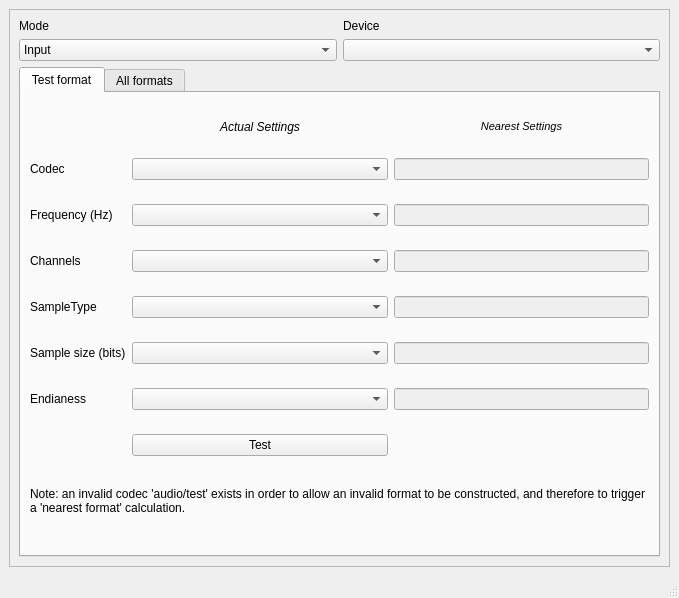
<?xml version="1.0" encoding="UTF-8"?>
<ui version="4.0">
 <class>AudioDevicesBase</class>
 <widget class="QMainWindow" name="AudioDevicesBase">
  <property name="geometry">
   <rect>
    <x>0</x>
    <y>0</y>
    <width>679</width>
    <height>598</height>
   </rect>
  </property>
  <property name="windowTitle">
   <string>Audio Devices</string>
  </property>
  <widget class="QWidget" name="centralwidget">
   <layout class="QVBoxLayout" name="verticalLayout">
    <item>
     <widget class="QScrollArea" name="scrollArea">
      <property name="sizePolicy">
       <sizepolicy hsizetype="Expanding" vsizetype="Expanding">
        <horstretch>0</horstretch>
        <verstretch>0</verstretch>
       </sizepolicy>
      </property>
      <property name="widgetResizable">
       <bool>true</bool>
      </property>
      <widget class="QWidget" name="scrollAreaWidgetContents">
       <property name="geometry">
        <rect>
         <x>0</x>
         <y>0</y>
         <width>659</width>
         <height>558</height>
        </rect>
       </property>
       <layout class="QGridLayout" name="gridLayout_4">
        <item row="0" column="0">
         <layout class="QGridLayout" name="gridLayout_2">
          <item row="0" column="0">
           <widget class="QLabel" name="modeLabel">
            <property name="text">
             <string>Mode</string>
            </property>
           </widget>
          </item>
          <item row="0" column="1">
           <widget class="QLabel" name="deviceLabel">
            <property name="text">
             <string>Device</string>
            </property>
           </widget>
          </item>
          <item row="1" column="0">
           <widget class="QComboBox" name="modeBox">
            <item>
             <property name="text">
              <string>Input</string>
             </property>
            </item>
            <item>
             <property name="text">
              <string>Output</string>
             </property>
            </item>
           </widget>
          </item>
          <item row="1" column="1">
           <widget class="QComboBox" name="deviceBox"/>
          </item>
          <item row="2" column="0" colspan="2">
           <widget class="QTabWidget" name="tabWidget">
            <property name="currentIndex">
             <number>0</number>
            </property>
            <widget class="QWidget" name="testFormatTab">
             <attribute name="title">
              <string>Test format</string>
             </attribute>
             <layout class="QGridLayout" name="gridLayout">
              <item row="0" column="1">
               <widget class="QLabel" name="actualLabel">
                <property name="sizePolicy">
                 <sizepolicy hsizetype="Preferred" vsizetype="Fixed">
                  <horstretch>0</horstretch>
                  <verstretch>0</verstretch>
                 </sizepolicy>
                </property>
                <property name="frameShape">
                 <enum>QFrame::NoFrame</enum>
                </property>
                <property name="frameShadow">
                 <enum>QFrame::Plain</enum>
                </property>
                <property name="text">
                 <string>&lt;i&gt;Actual Settings&lt;/i&gt;</string>
                </property>
                <property name="textFormat">
                 <enum>Qt::RichText</enum>
                </property>
                <property name="alignment">
                 <set>Qt::AlignCenter</set>
                </property>
               </widget>
              </item>
              <item row="0" column="2">
               <widget class="QLabel" name="nearestLabel">
                <property name="sizePolicy">
                 <sizepolicy hsizetype="Preferred" vsizetype="Fixed">
                  <horstretch>0</horstretch>
                  <verstretch>0</verstretch>
                 </sizepolicy>
                </property>
                <property name="frameShape">
                 <enum>QFrame::NoFrame</enum>
                </property>
                <property name="frameShadow">
                 <enum>QFrame::Plain</enum>
                </property>
                <property name="text">
                 <string>&lt;!DOCTYPE HTML PUBLIC &quot;-//W3C//DTD HTML 4.0//EN&quot; &quot;http://www.w3.org/TR/REC-html40/strict.dtd&quot;&gt;
&lt;html&gt;&lt;head&gt;&lt;meta name=&quot;qrichtext&quot; content=&quot;1&quot; /&gt;&lt;style type=&quot;text/css&quot;&gt;
p, li { white-space: pre-wrap; }
&lt;/style&gt;&lt;/head&gt;&lt;body style=&quot; font-family:'MS Shell Dlg 2'; font-size:8.25pt; font-weight:400; font-style:normal;&quot;&gt;
&lt;p style=&quot; margin-top:0px; margin-bottom:0px; margin-left:0px; margin-right:0px; -qt-block-indent:0; text-indent:0px;&quot;&gt;&lt;span style=&quot; font-style:italic;&quot;&gt;Nearest Settings&lt;/span&gt;&lt;/p&gt;&lt;/body&gt;&lt;/html&gt;</string>
                </property>
                <property name="textFormat">
                 <enum>Qt::RichText</enum>
                </property>
                <property name="alignment">
                 <set>Qt::AlignCenter</set>
                </property>
               </widget>
              </item>
              <item row="3" column="1">
               <widget class="QComboBox" name="sampleRateBox">
                <property name="sizePolicy">
                 <sizepolicy hsizetype="Expanding" vsizetype="Fixed">
                  <horstretch>0</horstretch>
                  <verstretch>0</verstretch>
                 </sizepolicy>
                </property>
               </widget>
              </item>
              <item row="3" column="2">
               <widget class="QLineEdit" name="nearestSampleRate">
                <property name="enabled">
                 <bool>false</bool>
                </property>
               </widget>
              </item>
              <item row="5" column="1">
               <widget class="QComboBox" name="channelsBox"/>
              </item>
              <item row="5" column="2">
               <widget class="QLineEdit" name="nearestChannel">
                <property name="enabled">
                 <bool>false</bool>
                </property>
               </widget>
              </item>
              <item row="9" column="1">
               <widget class="QComboBox" name="sampleSizesBox"/>
              </item>
              <item row="9" column="2">
               <widget class="QLineEdit" name="nearestSampleSize">
                <property name="enabled">
                 <bool>false</bool>
                </property>
               </widget>
              </item>
              <item row="14" column="1">
               <widget class="QComboBox" name="endianBox"/>
              </item>
              <item row="14" column="2">
               <widget class="QLineEdit" name="nearestEndian">
                <property name="enabled">
                 <bool>false</bool>
                </property>
               </widget>
              </item>
              <item row="15" column="1">
               <widget class="QPushButton" name="testButton">
                <property name="text">
                 <string>Test</string>
                </property>
               </widget>
              </item>
              <item row="15" column="2">
               <widget class="QLabel" name="testResult">
                <property name="text">
                 <string/>
                </property>
               </widget>
              </item>
              <item row="3" column="0">
               <widget class="QLabel" name="actualFreqLabel">
                <property name="text">
                 <string>Frequency (Hz)</string>
                </property>
               </widget>
              </item>
              <item row="5" column="0">
               <widget class="QLabel" name="actualChannelLabel">
                <property name="text">
                 <string>Channels</string>
                </property>
               </widget>
              </item>
              <item row="9" column="0">
               <widget class="QLabel" name="actualSampleSizeLabel">
                <property name="text">
                 <string>Sample size (bits)</string>
                </property>
               </widget>
              </item>
              <item row="14" column="0">
               <widget class="QLabel" name="actualEndianLabel">
                <property name="text">
                 <string>Endianess</string>
                </property>
               </widget>
              </item>
              <item row="16" column="0" colspan="3">
               <widget class="QLabel" name="label">
                <property name="sizePolicy">
                 <sizepolicy hsizetype="Preferred" vsizetype="Fixed">
                  <horstretch>0</horstretch>
                  <verstretch>0</verstretch>
                 </sizepolicy>
                </property>
                <property name="text">
                 <string>Note: an invalid codec 'audio/test' exists in order to allow an invalid format to be constructed, and therefore to trigger a 'nearest format' calculation.</string>
                </property>
                <property name="wordWrap">
                 <bool>true</bool>
                </property>
               </widget>
              </item>
              <item row="2" column="0">
               <widget class="QLabel" name="actualCodecLabel">
                <property name="text">
                 <string>Codec</string>
                </property>
               </widget>
              </item>
              <item row="2" column="2">
               <widget class="QLineEdit" name="nearestCodec">
                <property name="enabled">
                 <bool>false</bool>
                </property>
               </widget>
              </item>
              <item row="2" column="1">
               <widget class="QComboBox" name="codecsBox"/>
              </item>
              <item row="6" column="0">
               <widget class="QLabel" name="actualSampleTypeLabel">
                <property name="text">
                 <string>SampleType</string>
                </property>
               </widget>
              </item>
              <item row="6" column="1">
               <widget class="QComboBox" name="sampleTypesBox"/>
              </item>
              <item row="6" column="2">
               <widget class="QLineEdit" name="nearestSampleType">
                <property name="enabled">
                 <bool>false</bool>
                </property>
               </widget>
              </item>
             </layout>
            </widget>
            <widget class="QWidget" name="tab">
             <attribute name="title">
              <string>All formats</string>
             </attribute>
             <layout class="QVBoxLayout" name="verticalLayout_2">
              <item>
               <widget class="QPushButton" name="populateTableButton">
                <property name="text">
                 <string>Populate table</string>
                </property>
               </widget>
              </item>
              <item>
               <widget class="QTableWidget" name="allFormatsTable">
                <property name="editTriggers">
                 <set>QAbstractItemView::NoEditTriggers</set>
                </property>
                <property name="dragDropOverwriteMode">
                 <bool>false</bool>
                </property>
                <property name="selectionMode">
                 <enum>QAbstractItemView::NoSelection</enum>
                </property>
                <property name="selectionBehavior">
                 <enum>QAbstractItemView::SelectItems</enum>
                </property>
                <property name="textElideMode">
                 <enum>Qt::ElideNone</enum>
                </property>
                <property name="sortingEnabled">
                 <bool>false</bool>
                </property>
                <property name="wordWrap">
                 <bool>false</bool>
                </property>
                <property name="cornerButtonEnabled">
                 <bool>false</bool>
                </property>
                <attribute name="horizontalHeaderHighlightSections">
                 <bool>false</bool>
                </attribute>
                <attribute name="verticalHeaderVisible">
                 <bool>false</bool>
                </attribute>
                <attribute name="verticalHeaderHighlightSections">
                 <bool>false</bool>
                </attribute>
                <column>
                 <property name="text">
                  <string>Codec</string>
                 </property>
                 <property name="textAlignment">
                  <set>AlignHCenter|AlignVCenter|AlignCenter</set>
                 </property>
                </column>
                <column>
                 <property name="text">
                  <string>Frequency (Hz)</string>
                 </property>
                 <property name="textAlignment">
                  <set>AlignHCenter|AlignVCenter|AlignCenter</set>
                 </property>
                </column>
                <column>
                 <property name="text">
                  <string>Channels</string>
                 </property>
                 <property name="textAlignment">
                  <set>AlignHCenter|AlignVCenter|AlignCenter</set>
                 </property>
                </column>
                <column>
                 <property name="text">
                  <string>Sample type</string>
                 </property>
                 <property name="textAlignment">
                  <set>AlignHCenter|AlignVCenter|AlignCenter</set>
                 </property>
                </column>
                <column>
                 <property name="text">
                  <string>Sample size (bits)</string>
                 </property>
                 <property name="textAlignment">
                  <set>AlignHCenter|AlignVCenter|AlignCenter</set>
                 </property>
                </column>
                <column>
                 <property name="text">
                  <string>Endianness</string>
                 </property>
                 <property name="textAlignment">
                  <set>AlignHCenter|AlignVCenter|AlignCenter</set>
                 </property>
                </column>
               </widget>
              </item>
             </layout>
            </widget>
           </widget>
          </item>
         </layout>
        </item>
       </layout>
      </widget>
     </widget>
    </item>
   </layout>
  </widget>
  <widget class="QStatusBar" name="statusbar"/>
 </widget>
 <resources/>
 <connections/>
</ui>
